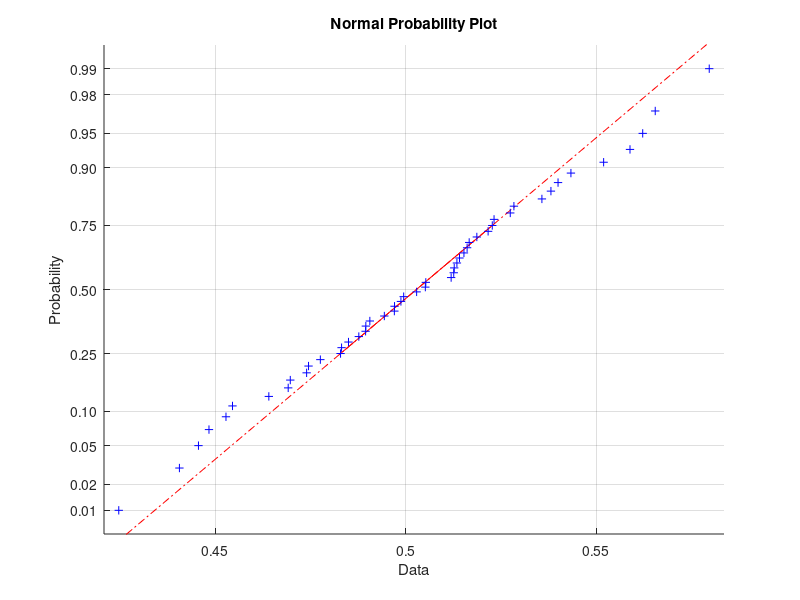
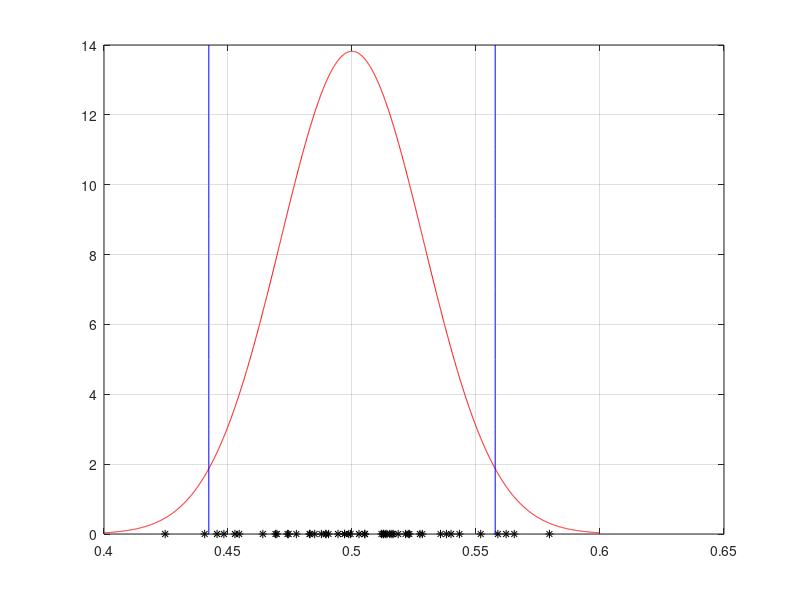

The MATLAB source for these figures, in order:
[mu,sig1]=unifstat(0,1)               %evaluate the mean and variance of uniform random variables
                                   
currentdata1=rand(10);              %compute the sample mean and sample variance of 100 random numbers on the interval of (0,1)
currentmean1=mean(currentdata1(:))
currentvar1=var(currentdata1(:))
currentdata2=rand(100);             %repeat for 10000 random numbers
currentmean2=mean(currentdata2(:))  
currentvar2=var(currentdata2(:))
Nrepeat1=100000;
for k=1:Nrepeat1                    %generate 100000 sample means
    currentdata3=rand(100);
    currentmean3(1,k)=mean(currentdata3(:));
end
currentvar3=var(currentmean3(:))      %estimate the (sample) variance of these sample means
 
Nrepeat2=50;
for k=1:Nrepeat2                    %generate 100 random numbers between (0,1) and repeat this process for 50 times
    currentdata4=rand(10);
    currentmean4(1,k)=mean(currentdata4(:));    %compute the sample mean of 100 random numbers from each of 50 trials
end
figure(1);                           %estimate roughly whether these 50 sample means apply for normal distribution with built-in function normplot( )
normplot(currentmean4(:));
x1=0.40:0.0001:0.60;               
sig2=(sig1/100)^(0.5);
y1=normpdf(x1,mu,sig2);             
figure(2);                           %draw the graph of normal distribution with parameters mean mu=0.5 and variance sig2=0.0289
plot(x1,y1,'r');
hold on;
x2=currentmean4;
y2=zeros(1,50);                     
plot(x2,y2,'k*');                     %plot the 50 sample means on the X-axis
y3=0:14;
y4=0:14;
x3=(mu+2*sig2)*ones(1,15);
x4=(mu-2*sig2)*ones(1,15);
plot(x3,y3,'b',x4,y4,'b');              %draw two reference lines x3=mu+2*sig2 and x4=mu-2*sig2 which are the upper and lower bound of confidence interval of 95%
grid on;
 
currentdata5=unifrnd(0,1,1,1001);   
S=mean(currentdata5(1,1:1000));
T=mean(currentdata5(1,2:1001));
for j=1:1000
    c(1,j)=currentdata5(1,j)*currentdata5(1,j+1);
end
Q=mean(c(:));
Z=Q-S*T                          %compute the value of Z                       
 





    